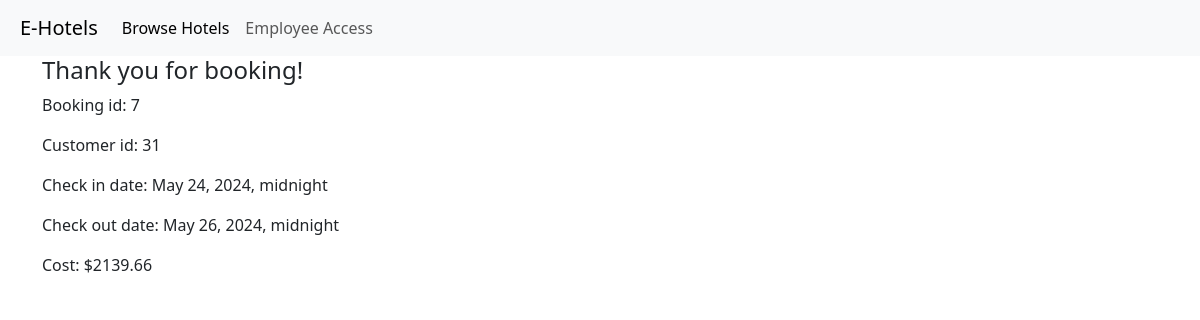
The page /booking/7 on the database its author committed.
### hotel_system/models.py (models this page shows)
class BookingOrder(models.Model):
    room = models.ForeignKey('Room', on_delete=models.CASCADE, related_name='orders')
    id = models.AutoField(primary_key=True)
    customer = models.ForeignKey('Customer', on_delete=models.CASCADE)
    booking_date = models.DateTimeField(auto_now_add=True)
    check_in_date = models.DateTimeField()
    check_out_date = models.DateTimeField()
    cost = models.DecimalField(max_digits=10, decimal_places=2)
    is_active = models.BooleanField()

class Customer(models.Model):
    id = models.AutoField(primary_key=True)
    first_name = models.CharField(max_length=100)
    last_name = models.CharField(max_length=100)
    address = models.CharField(max_length=100)
    identification_type = models.CharField(max_length=100)
    identification_value = models.CharField(max_length=100)
    registration_date = models.DateTimeField(auto_now_add=True)

### hotel_system/views.py (the view)
# urls.py: path("booking/<int:booking_id>", views.booking, name='booking'),
def booking(request, booking_id):
    try:
        booking = BookingOrder.objects.get(id=booking_id)
    except LookupError:
        raise Http404(f"Booking order does not exist.")
    return render(request, "booking.html", {"booking": booking})

### hotel_system/templates/booking.html
{% extends "base.html" %} {% block title %} Room {% endblock %}
{% block content %}
{% load static %}
<body>
    <h4>Thank you for booking!</h4>
    <p>Booking id: {{ booking.id }}</p>
    <p>Customer id: {{ booking.customer.id }}</p>
    <p>Check in date: {{ booking.check_in_date }}</p>
    <p>Check out date: {{ booking.check_out_date }}</p>
    <p>Cost: ${{ booking.cost }}</p>
</body>
{% endblock %}

### rows shown on the page
BookingOrder: id "7", customer.id "31", check_in_date "May 24, 2024, midnight", check_out_date "May 26, 2024, midnight", cost "2139.66"
